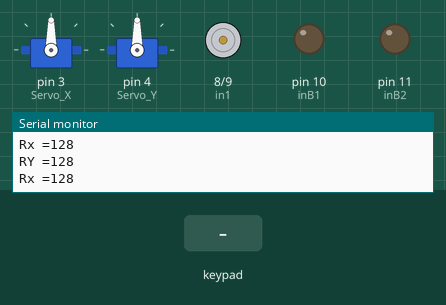
This sketch was run on a simulated Arduino Uno, built with avr-gcc and run on an emulated ATmega328P. On the bench: 2 × servo, motor-driver pin pairs drawn as motors (green arrow = first pin HIGH = forward, orange = second pin HIGH = backward, longer = more drive), output pins drawn as LEDs (lit = HIGH), the last lines printed to the serial monitor. Dashed ring = blinking. The test bench sets the inputs (shaded band).

Above: at 1.2 s.
1.3 s: key 'U' pressed
At 1.47 s:
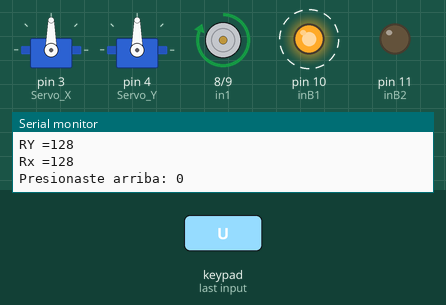
4.3 s: key 'D' pressed
At 4.5 s:
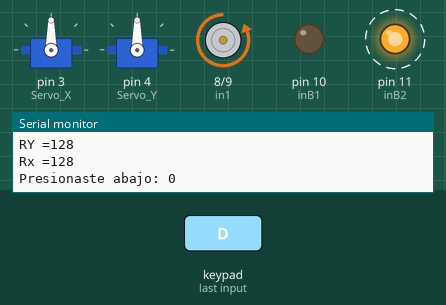
7.3 s: key 'L' pressed
At 9.2 s:
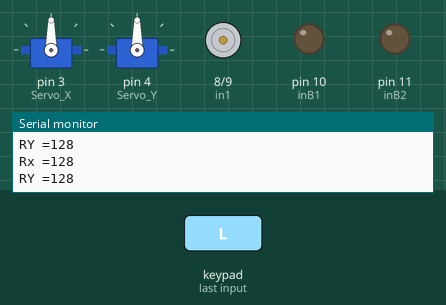
10.3 s: key 'R' pressed
At 10.47 s:
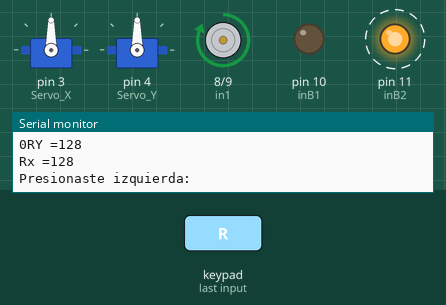
Timing chart, 0 to 13.3 s (numbered marks = the images above; inputs shaded):
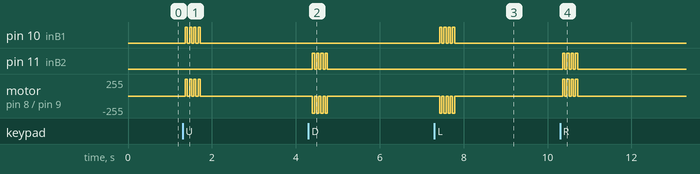

Measured:
- after the input at 1.3 s, pin 10 (inB1): alternates HIGH for 0.05 s and LOW for 0.05 s, 8 changes in all, then stays LOW, starting after 0.07 s; motor on pin 8 (in1) / pin 9 (in2): alternates forward 255/255 for 0.05 s and stopped for 0.05 s, 8 changes in all, then stays stopped, starting after 0.07 s
- after the input at 4.3 s, pin 11 (inB2): alternates HIGH for 0.05 s and LOW for 0.05 s, 8 changes in all, then stays LOW, starting after 0.10 s; motor on pin 8 (in1) / pin 9 (in2): alternates backward 255/255 for 0.05 s and stopped for 0.05 s, 8 changes in all, then stays stopped, starting after 0.10 s
- after the input at 7.3 s, pin 10 (inB1): alternates HIGH for 0.05 s and LOW for 0.05 s, 8 changes in all, then stays LOW, starting after 0.13 s; motor on pin 8 (in1) / pin 9 (in2): alternates backward 255/255 for 0.05 s and stopped for 0.05 s, 8 changes in all, then stays stopped, starting after 0.13 s
- after the input at 10.3 s, pin 11 (inB2): alternates HIGH for 0.05 s and LOW for 0.05 s, 8 changes in all, then stays LOW, starting after 0.06 s; motor on pin 8 (in1) / pin 9 (in2): alternates forward 255/255 for 0.05 s and stopped for 0.05 s, 8 changes in all, then stays stopped, starting after 0.06 s

The sketch:

Robert.ino
```cpp
#include <PS2X_lib.h>
#include<Servo.h>

Servo Servo_X;
Servo Servo_Y;
PS2X ps2x;


int error = 0;
byte vibrate = 0;
int ServoX;
int ServoY;

int LED = 13;
int in1 = 8;  // Pin que controla el sentido de giro Motor A
int in2 = 9;  // Pin que controla el sentido de giro Motor A
int inB1 = 10;  // Pin que controla el sentido de giro Motor A
int inB2 = 11;  // Pin que controla el sentido de giro Motor A

void setup()
{
  pinMode(LED, OUTPUT);
  pinMode(in1, OUTPUT);    // Configura  los pines como salida
  pinMode(in2, OUTPUT);

  pinMode(inB1, OUTPUT);    // Configura  los pines como salida
  pinMode(inB2, OUTPUT);

  Servo_X.attach(3);
  Servo_Y.attach(4);

  Serial.begin(9600);
  error = ps2x.config_gamepad(07,12,A0,13, true, true);  //(clock, command, attention, data. para los True = sensor de presion y  vibracion)

  if(error == 0)
  {
    Serial.println("Controlador encontrado y configurado");
  }
  else
  {
    Serial.println("Error, mando no encontrado");
  }
}

void loop()
{
   int temp;
   inicio();
   camara();


    if(ps2x.Button(PSB_PAD_UP))
  {


    temp = ps2x.Analog(PSAB_PAD_UP);
    Serial.print("Presionaste arriba: ");
    Serial.println(temp);
    digitalWrite(LED, LOW);

    digitalWrite(in1, HIGH);
    digitalWrite(in2, LOW);
    digitalWrite(inB1, HIGH);
    digitalWrite(inB2, LOW);
    }


  else if(ps2x.Button(PSB_PAD_DOWN))
  {
    temp = ps2x.Analog(PSAB_PAD_DOWN);
    Serial.print("Presionaste abajo: ");
    Serial.println(temp);

    digitalWrite(in1, LOW);
    digitalWrite(in2, HIGH);
    digitalWrite(inB1, LOW);
    digitalWrite(inB2, HIGH);

  }

  else if(ps2x.Button(PSB_PAD_RIGHT))
  {
    temp = ps2x.Analog(PSAB_PAD_RIGHT);
    Serial.println("Presionaste izquierda: ");
    Serial.print(temp);

    digitalWrite(in1, HIGH);  // GIRO DERECHA
    digitalWrite(in2, LOW);
    digitalWrite(inB1, LOW);  // GIRO DERECHA
    digitalWrite(inB2, HIGH);
  }

  else if(ps2x.Button(PSB_PAD_LEFT))
  {
    temp = ps2x.Analog(PSAB_PAD_LEFT);
    Serial.println("Presionaste derecha: ");
    Serial.print(temp);

    digitalWrite(in1, LOW);  // GIRO DERECHA
    digitalWrite(in2, HIGH);
    digitalWrite(inB1, HIGH);  // GIRO DERECHA
    digitalWrite(inB2, LOW);

  }


///////////////////////////////////////////////////////////////////////

  else if(! ps2x.Button(PSB_PAD_DOWN) && ! ps2x.Button(PSB_PAD_UP) && ! ps2x.Button(PSB_PAD_LEFT) && ! ps2x.Button(PSB_PAD_RIGHT)){


    digitalWrite(in1, LOW);
    digitalWrite(in2, LOW);
    digitalWrite(inB1, LOW);
    digitalWrite(inB2, LOW);

  }
//////////////////////////////////////////////////////////////////////

  delay(50);
}

void inicio()
{
    digitalWrite(in1, LOW);
    digitalWrite(in2, LOW);
    digitalWrite(inB1, LOW);
    digitalWrite(inB2, LOW);
  }

void camara()
{
   int Ry;
   int Rx;


   ps2x.read_gamepad(false, vibrate);
   vibrate = ps2x.Analog(PSAB_BLUE);

   Ry = ps2x.Analog(PSS_RY), DEC;
   Rx = ps2x.Analog(PSS_RX), DEC;


   ServoX = map(Rx, 0, 255, 0, 180);
   ServoY = map(Ry, 0, 255, 0, 180);

   Servo_Y.write(ServoY);
   Servo_X.write(ServoX);

   Serial.print("RY =");
   Serial.println(Ry);
   Serial.print("Rx =");
   Serial.println(Rx);
   delay(50);
  }


/*
  if(ps2x.Button(PSB_BLUE))
  {
    Serial.println("Presionaste X: ");
  }
  if(ps2x.Button(PSB_PINK))
  {
    Serial.println("Presionaste cuadrado: ");
  }
  if(ps2x.Button(PSB_RED))
  {
    Serial.println("Presionaste redondo: ");
  }
  if(ps2x.Button(PSB_GREEN))
  {
    Serial.println("Presionaste triangulo: ");
  }
  if(ps2x.Button(PSB_L1))
  {
    Serial.println("Presionaste L1: ");
  }
  if(ps2x.Button(PSB_L2))
  {
    Serial.println("Presionaste L2: ");
  }
  if(ps2x.Button(PSB_R1))
  {
    Serial.println("Presionaste R1: ");
  }
  if(ps2x.Button(PSB_R2))
  {
    Serial.println("Presionaste R2: ");
  }


  if(ps2x.Button(PSB_SELECT))
  {
    Serial.println("Presionaste seleccionar: ");
  }


  delay(50);
}*/
```
